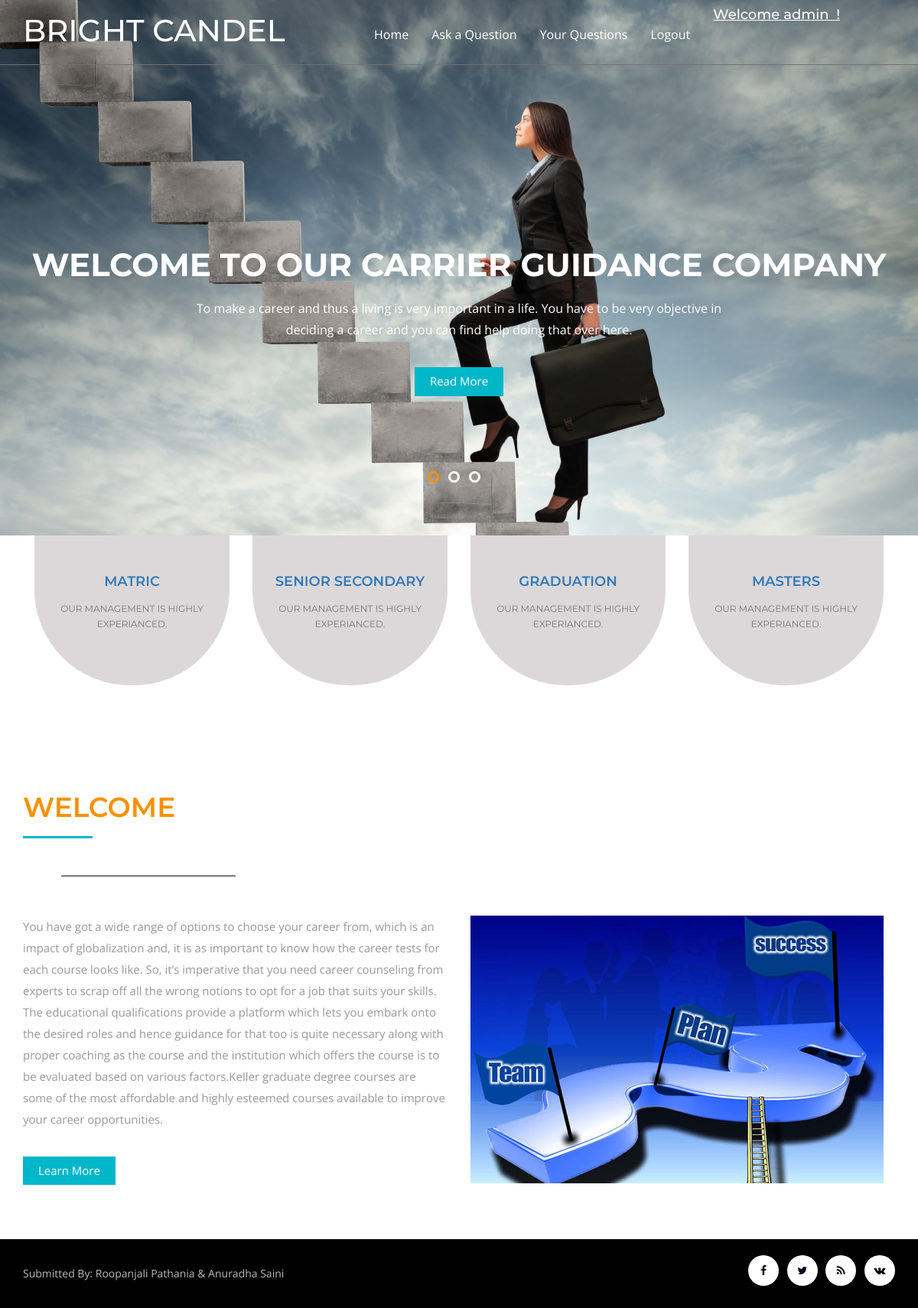
/userhome.php (signed in), run on the app's committed database.
### tables this page shows
CREATE TABLE IF NOT EXISTS `mainqualification` (
  `qid` int(11) NOT NULL,
  `qualification` varchar(50) NOT NULL
);

### userhome.php (the view, shortened to what this page needs)
<!DOCTYPE html>
<html>
<head>
	<?php	require_once("headincludes.php");?>
</head>
<body>
	<div class="w3l-banner">
	<?php	require_once("userheader.php");?>
		<div class="container">
			<div class="flexslider-info">
					<section class="slider">
						<div class="flexslider">
							<ul class="slides">
								<li>
								<div class="w3l-info">
									<h3>Welcome to our Carrier Guidance company</h3>
									<p>To make a career and thus a living is very important in a life. You have to be very objective in deciding a career and you can find help doing that over here.</p>
									<div class="agileinfo-news-button">
										<a href="#" class="hvr-shutter-in-horizontal" data-toggle="modal" data-target="#myModal"> Read More</a>
									</div>
								</div>
								</li>
							</ul>
						</div>
					</section>
				</div>
		</div>
	</div>
	<div class="w3layouts-banner-bottom">
		<div class="container">
		<?php require_once("connect.php");
				$query="select * from mainqualification";
				$data=mysql_query($query);
				while($row= mysql_fetch_array($data))
				{
					extract($row);
			echo "<div class='col-md-3 agileits-bottom-top'>";
				echo "<h3><a href='guidance.php?qid=$qid'>$qualification</a><br><span> Our management is highly experianced.	</span><br></h3>";
				echo "</div>";
				}
				?>
			<div class="clearfix"></div>
		</div>
	</div>
	<div class="wthree-welcome">
		<div class="container">
			<h2>Welcome </h2>
			<div class="border"> </div>
			<div class="col-md-6 wthree-welcome-left">
			<p>You have got a wide range of options to choose your career from, which is an impact of globalization and, it is as important to know how the career tests for each course looks like. So, it’s imperative that you need career counseling from experts to scrap off all the wrong notions to opt for a job that suits your skills.</p>
<p>The educational qualifications provide a platform which lets you embark onto the desired roles and hence guidance for that too is quite necessary along with proper coaching as the course and the institution which offers the course is to be evaluated based on various factors.Keller graduate degree courses are some of the most affordable and highly esteemed courses available to improve your career opportunities. </p>
			<div class="agileinfo-news-button">
				<a href="#" class="hvr-shutter-in-horizontal" data-toggle="modal" data-target="#myModal"> Learn More</a>
			</div>
			</div>
			<div class="col-md-6 wthree-welcome-right">
				<img class="img-responsive" src="images/1.jpg" alt=" ">
			</div>
			<div class="clearfix"></div>
		</div>
	</div>
	<?php require_once("uafooter.php");?>
</body>
</html>

### css/form.css (style rules this page uses)
.border { width: 1200px; height:auto; border:2px solid gray; margin-left: 50px; margin-right:200px; margin-top:50px; margin-bottom:40px; border-radius:5px; }

### css/style.css (style rules this page uses)
body { padding: 0; margin: 0; background: #FFF; font-family: 'Open Sans', sans-serif; }
body a { transition: 0.5s all; -webkit-transition: 0.5s all; -moz-transition: 0.5s all; -o-transition: 0.5s all; -ms-transition: 0.5s all; text-decoration: none; }
h1, h2, h3, h4, h5, h6 { margin: 0; padding: 0; font-family: 'Montserrat', sans-serif; }
p { margin: 0; }
ul { margin: 0; padding: 0; }
.w3l-banner { background: url(../images/banner2.jpg) no-repeat 0px 0px; background-size: cover; -webkit-background-size: cover; -moz-background-size: cover; -o-background-size: cover; -ms-background-size: cover; min-height: 700px; }
.w3l-info { padding: 17em 0 0; text-align: center; }
.w3l-info h3 { font-size: 42px; color: #fff; text-transform: uppercase; font-weight: 700; }
.w3l-info p { font-size: 16px; color: #fff; line-height: 28px; margin: 20px auto 0; width: 65%; }
.agileinfo-news-button a { padding: 8px 20px; color: #ffffff; font-size: 15px; text-decoration: none; outline: none; }
.hvr-shutter-in-horizontal { display: inline-block; vertical-align: middle; -webkit-transform: translateZ(0); transform: translateZ(0); box-shadow: 0 0 1px rgba(0, 0, 0, 0); -webkit-backface-visibility: hidden; backface-visibility: hidden; -moz-osx-font-smoothing: grayscale; position: relative; background: #f99104; -webkit-transition-property: color; transition-property: color; -webkit-transition-duration: 0.3s; transition-duration: 0.3s; }
.hvr-shutter-in-horizontal:before { content: ""; position: absolute; z-index: -1; top: 0; bottom: 0; left: 0; right: 0; background: #00b7c9; -webkit-transform: scaleX(1); transform: scaleX(1); -webkit-transform-origin: 50%; transform-origin: 50%; -webkit-transition-property: transform; transition-property: transform; -webkit-transition-duration: 0.3s; transition-duration: 0.3s; -webkit-transition-timing-function: ease-out; transition-timing-function: ease-out; }
.agileinfo-news-button { margin-top: 35px; }
.agileits-bottom-top h3 { background: #dcd8d9; color: #5e5c5d; text-align: center; min-height: 180px; font-weight: 600; padding: 50px 20px; font-size: 18px; text-transform: uppercase; line-height: 20px; border-radius: 0px 0px 125px 125px; transition: 0.5s all; -webkit-transition: 0.5s all; -moz-transition: 0.5s all; -o-transition: 0.5s all; -ms-transition: 0.5s all; }
.w3layouts-banner-bottom { padding: 0 0 5em; }
.agileits-bottom-top h3 span { font-size: 12px; font-weight: 400; padding-top: 16px; display: block; color: #777; }
.wthree-welcome-left { padding-left: 0; }
.wthree-welcome h2 { color: #f99104; margin: 0; font-size: 36px; font-weight: 600; padding-bottom: .5em; position: relative; text-transform: uppercase; }
.wthree-welcome h2:after { content: ""; height: 3px; background:#00b7c9; position: absolute; width: 8%; top: 57px; left: 0; }
.border { border-bottom: solid 1px #dcdcdc; width: 20%; margin-bottom: 50px; }
.wthree-welcome p { font-size: 15px; color: #999; line-height: 28px; }
.wthree-welcome { padding: 5em 0; }

### css/flexslider.css (style rules this page uses)
.slides, .flex-control-nav, .flex-direction-nav { margin: 0; padding: 0; list-style: none; }
.flexslider .slides > li { display: none; -webkit-backface-visibility: hidden; }
.slides:after { content: "."; display: block; clear: both; visibility: hidden; line-height: 0; height: 0; }
.flexslider { border: 0px; position: relative; zoom: 1; }
.flexslider .slides { zoom: 1; }

### data on the page
mainqualification: qualification "MATRIC"
mainqualification: qualification "SENIOR SECONDARY"
mainqualification: qualification "GRADUATION"
mainqualification: qualification "MASTERS"

### other printed values
$_SESSION["username"] "admin"
